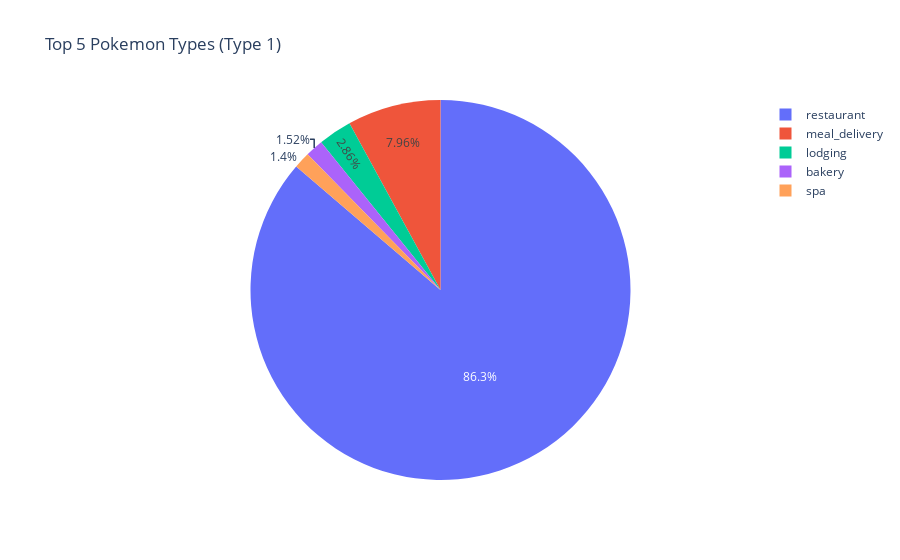

Source (notebook cell):
### Markdown cell above
#### I. Categorical Variables:

we’ll use frequency table to understand distribution of each category
- Bar Chart (Ordinal) - Orderd
- Pie Chart (Nominal) - non Orderd

### Code cell
type_counts = df2['Type_1'].value_counts()

top_5_type_counts = type_counts.head(5)
fig = px.pie(names=top_5_type_counts.index, values=top_5_type_counts.values, title='Top 5 Types (Type 1)')
fig.show()

### Figure 1 — Plotly figure (JSON) as saved in the notebook; plotly's stock layout.template omitted (floating-point values rounded to 4 significant figures)
{"data": [{"domain": {"x": [0, 1], "y": [0, 1]}, "hovertemplate": "label=%{label}<br>value=%{value}<extra></extra>", "labels": ["restaurant", "meal_delivery", "lodging", "bakery", "spa"], "legendgroup": "", "name": "", "showlegend": true, "type": "pie", "values": [1420, 131, 47, 25, 23]}], "layout": {"legend": {"tracegroupgap": 0}, "title": {"text": "Top 5 Pokemon Types (Type 1)"}}}
